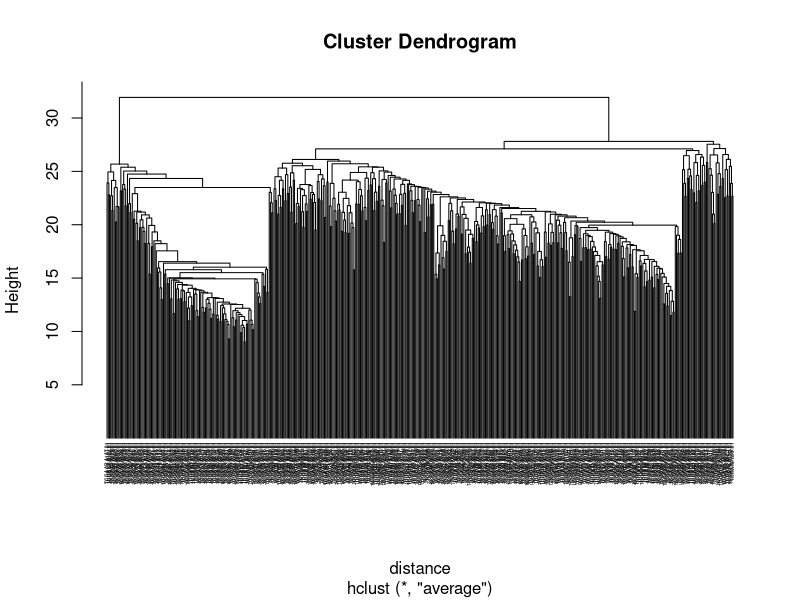
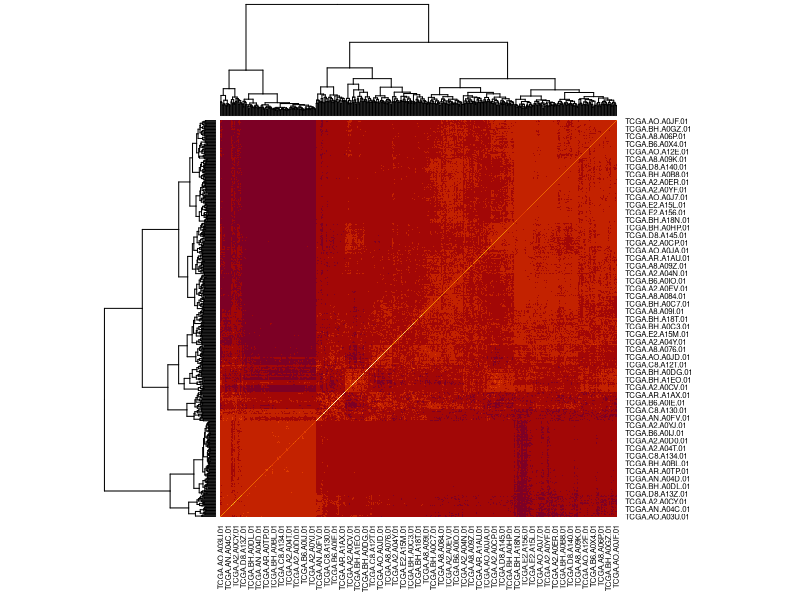
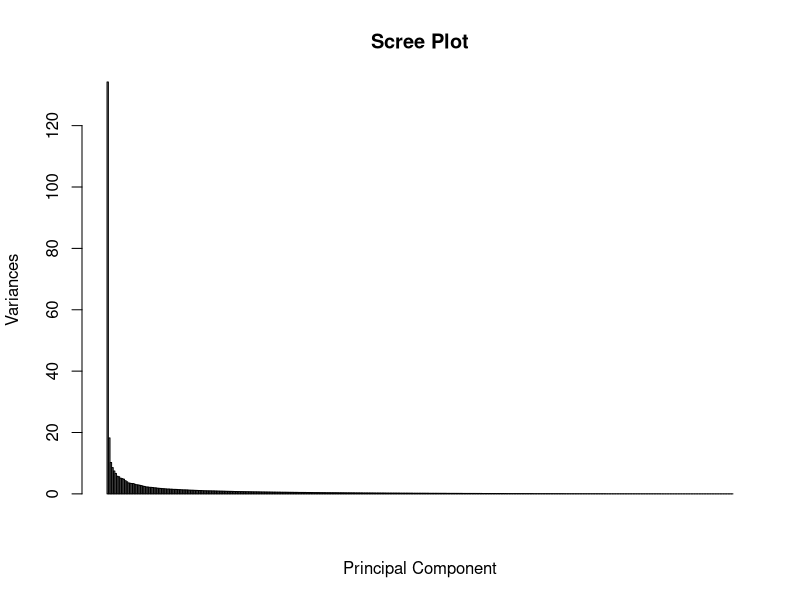
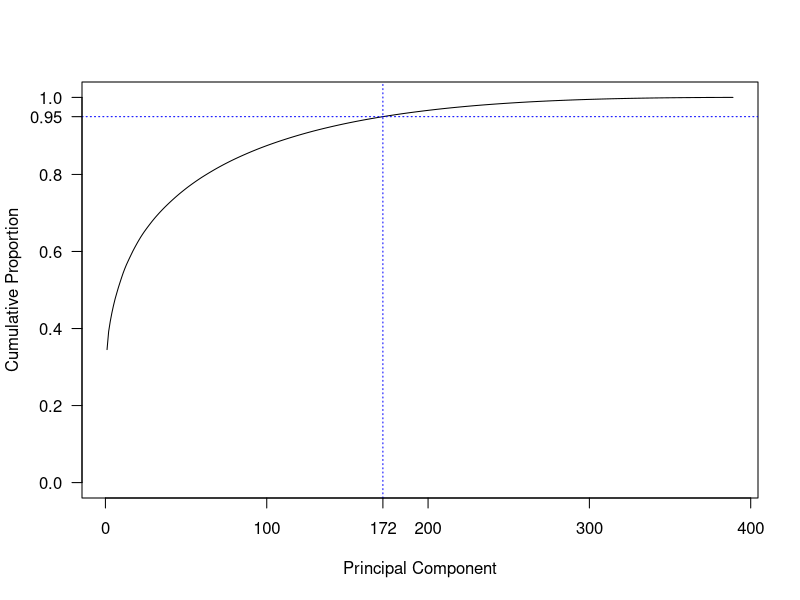
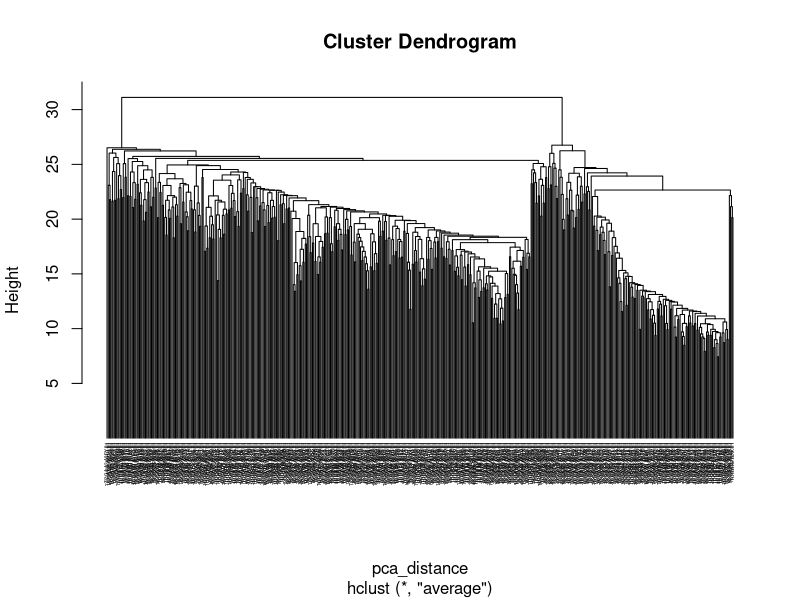
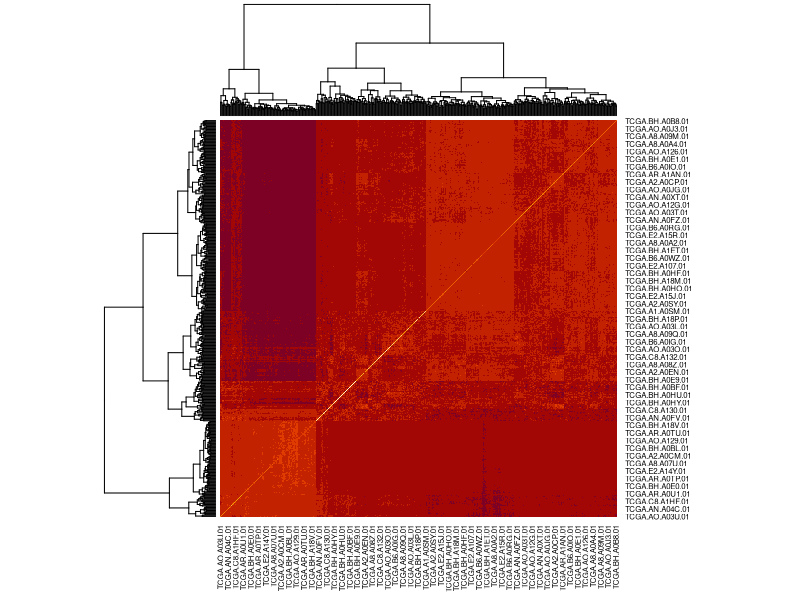
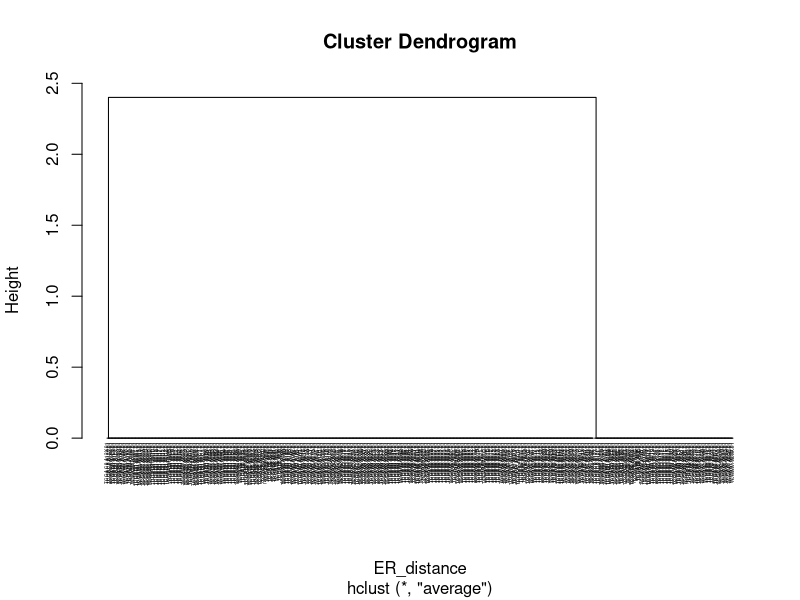
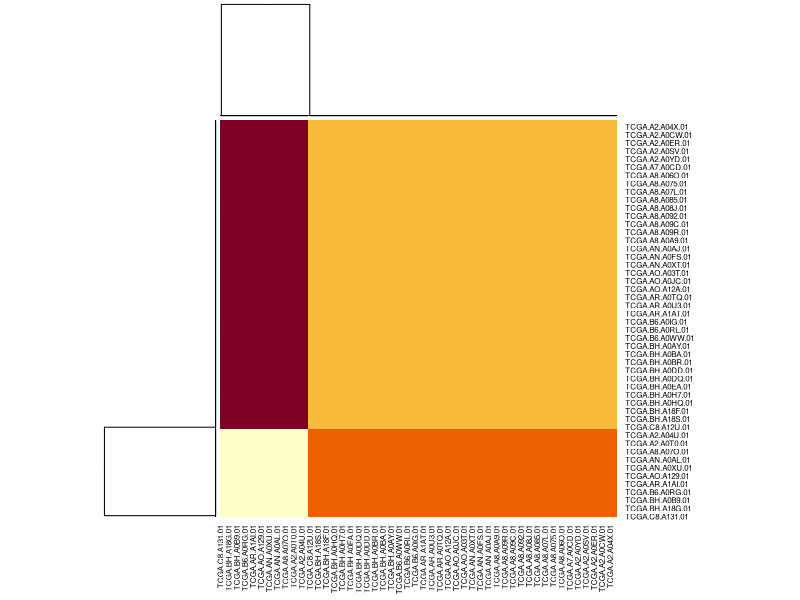

Recreate these plots in R, in order.
# 设置工作目录
library(rstudioapi)
setwd(dirname(rstudioapi::getActiveDocumentContext()$path)) # 设置当前R语言源文件目录作为工作目录, reference: https://blog.csdn.net/deephill/article/details/104818274

# 读取、预处理数据
GeneMatrix <- read.table(file = "./GeneMatrix.txt", header = TRUE, sep = "\t", row.names = 1) # 读取GeneMatrix.txt数据, reference: https://www.cnblogs.com/caiyishuai/p/9729554.html
GeneMatrix <- t(scale(GeneMatrix)) # 数据标准化，矩阵转置

# 层次聚类
distance <- dist(GeneMatrix, method = "euclidean") # 计算距离
fit <- hclust(distance, method = "average") # 聚类，reference: https://blog.csdn.net/weixin_39692037/article/details/110289511
pdf("./cluster.pdf", width = 25.0, height = 10.0) # 保存图片，reference: https://blog.csdn.net/weixin_41929524/article/details/100152389
plot(fit, hang = -1, cex = 0.3) # 作图
dev.off()

# 热点图
pdf("./heatmap.pdf", width = 15.0, height = 15.0)
heatmap(as.matrix(distance)) # 聚类并作图，reference: https://www.cnblogs.com/payton/p/4240824.html
dev.off()

# PCA
# reference: https://www.jianshu.com/p/c3b9653ed605
pca <- prcomp(GeneMatrix, center = FALSE, scale = FALSE) # prcomp函数横行是样本，矩阵转置
pdf("./pca_screeplot.pdf", width = 20.0, height = 12.0)
screeplot(pca, type = "barplot", npcs = length(pca$sdev), main = "Scree Plot", xlab = "Principal Component") # 可视化
dev.off()

# 决定PCA主成分数量
pdf("./pca_cumulative.pdf", width = 20.0, height = 12.0)
plot(summary(pca)$importance[3:3, 1:389], ylim = c(0.0, 1.0), xlab = "Principal Component", ylab = "Cumulative Proportion", type = "l", las = 1) # 选取Cumulative Proportion作图
abline(v = 172, lwd = 1, lty = 3, col = "blue")
abline(h = 0.95, lwd = 1, lty = 3, col = "blue")
axis(side = 2, at = c(0.95), las = 2, labels = c("0.95"))
axis(side = 1, at = c(172), labels = c("172"))
dev.off()

pca.data <- data.frame(pca$x[,1:172]) # 选取前172个主成分

pca_distance <- dist(pca.data, method = "euclidean") # 计算距离
pca_fit <- hclust(pca_distance, method = "average") # 聚类
pdf("./pca_cluster.pdf", width = 25.0, height = 10.0) # 保存图片
plot(pca_fit, hang = -1, cex = 0.3) # 作图
dev.off()

# 热点图
pdf("./pca_heatmap.pdf", width = 15.0, height = 15.0)
heatmap(as.matrix(pca_distance)) # 聚类并作图
dev.off()

# 与clinical_data ER_Status_nature2012分类方式进行对比
# 导入clinical_data数据，并保留ER_Status_nature2012列
clinical_data <- read.table(file = "./clinical_data.txt", header = TRUE, sep = "\t", row.names = 1)
ER_Status_nature2012 <- clinical_data[7:7]

# 处理ER_Status_nature2021的行名（病例名）
for (i in 1:771)
row.names(ER_Status_nature2012)[i] <- chartr("-", ".", row.names(ER_Status_nature2012)[i])

# 选取GeneMatrix与clinical_data病例的交集
ER_Status_nature2012$patient <- row.names(ER_Status_nature2012)
ER_Status_nature2012 <- subset(ER_Status_nature2012, patient %in% row.names(GeneMatrix))
ER_Status_nature2012 <- ER_Status_nature2012[1:1]

# 将ER_Status_nature2012指标由chr类型转为factor类型再转为numeric类型
library(dplyr)
ER_Status_nature2012 <- mutate_at(ER_Status_nature2012, vars(ER_Status_nature2012), as.factor) # reference: https://www.codenong.com/9251326/
ER_Status_nature2012$ER_Status_nature2012 <- as.numeric(ER_Status_nature2012$ER_Status_nature2012)
ER_Status_nature2012 <- scale(ER_Status_nature2012)

# 层次聚类
ER_distance <- dist(ER_Status_nature2012, method = "euclidean") # 计算距离
ER_fit <- hclust(ER_distance, method = "average") # 聚类
pdf("./ER_cluster.pdf", width = 25.0, height = 10.0) # 保存图片
plot(ER_fit, hang = -1, cex = 0.3) # 作图
dev.off()

# 热点图
pdf("./ER_heatmap.pdf", width = 15.0, height = 15.0)
heatmap(as.matrix(ER_distance)) # 聚类并作图
dev.off()
